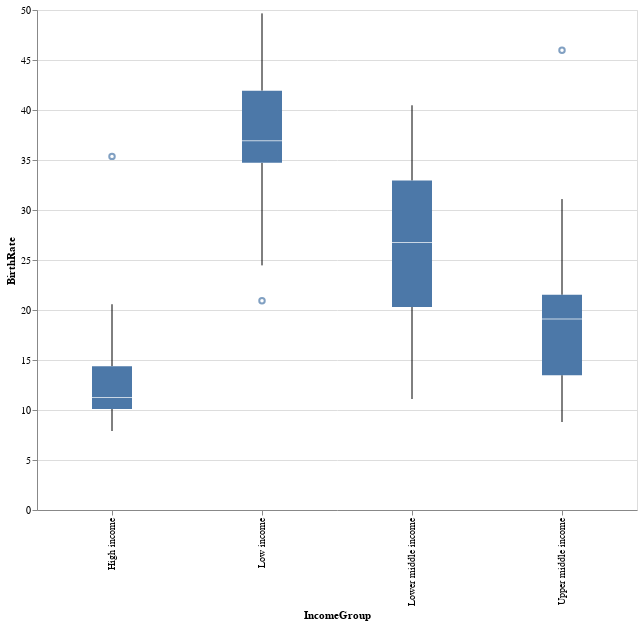

The cell this chart's notebook holds for it:
### Code cell
alt_data.mark_boxplot(size=40).encode(
    x = alt.X('IncomeGroup'),
    y = alt.Y('BirthRate'),
    tooltip = 'CountryName'
).properties(
    width=600,
    height=500
)

### Figure 1 — Vega-Lite specification as saved in the notebook (floating-point values rounded to 4 significant figures; data arrays with more than 128 entries replaced by an {"elided": "..."} marker saying what was removed)
{"config": {"view": {"continuousWidth": 400, "continuousHeight": 300}}, "data": {"name": "data-55a25a30c5886a20c3f2526e7d645384"}, "mark": {"type": "boxplot", "size": 40}, "encoding": {"tooltip": {"type": "nominal", "field": "CountryName"}, "x": {"type": "nominal", "field": "IncomeGroup"}, "y": {"type": "quantitative", "field": "BirthRate"}}, "height": 500, "width": 600, "$schema": "https://vega.github.io/schema/vega-lite/v4.8.1.json", "datasets": {"data-55a25a30c5886a20c3f2526e7d645384": {"elided": "187 records"}}}
